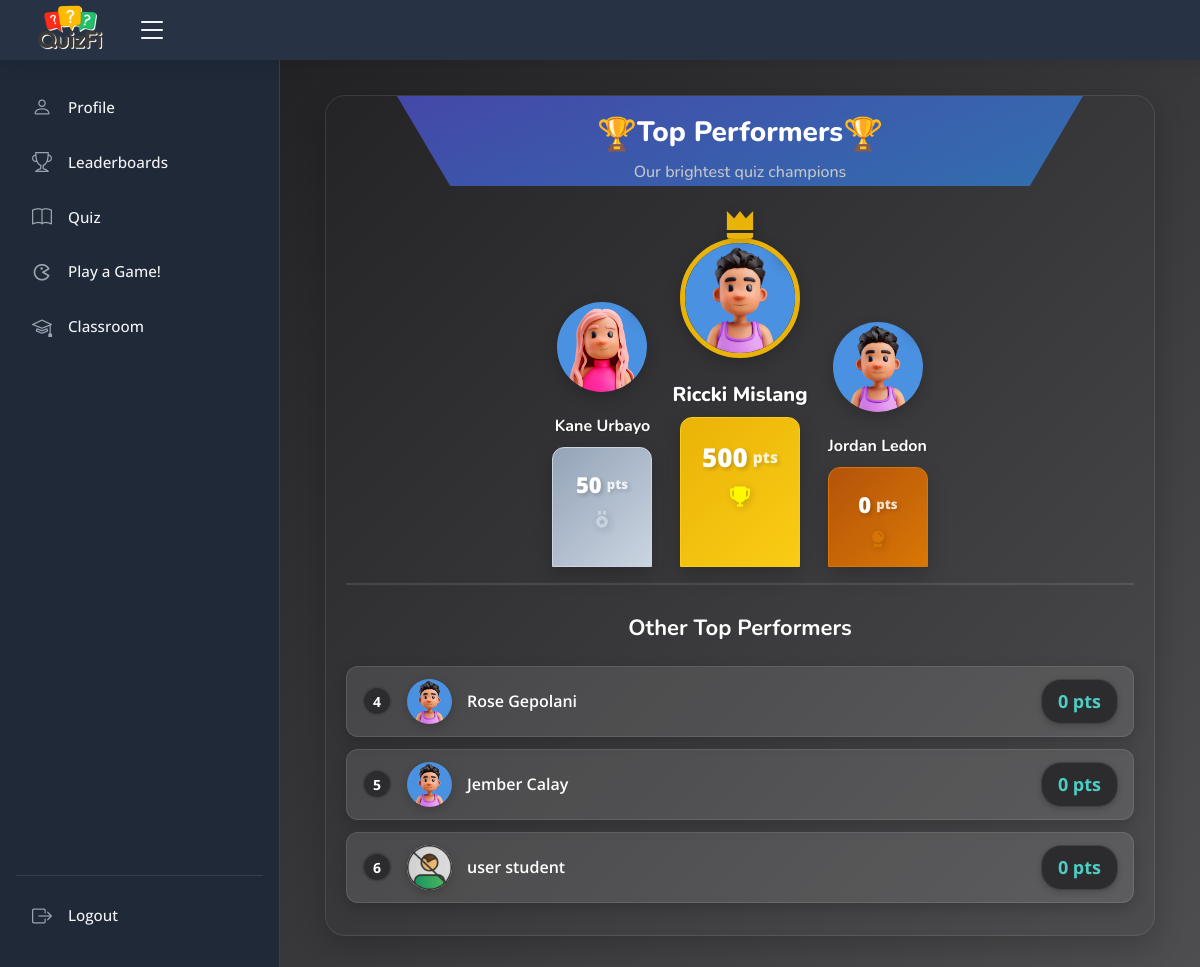
Screenshot of /students/leaderboard.php (signed in) with the database file from the repository.
### tables this page shows
CREATE TABLE IF NOT EXISTS `students` (
  `student_id` int NOT NULL AUTO_INCREMENT,
  `user_id` int NOT NULL,
  `lastname` varchar(255) NOT NULL,
  `firstname` varchar(255) NOT NULL,
  `year` varchar(255) NOT NULL,
  `department` varchar(255) NOT NULL,
  `score` int NOT NULL DEFAULT '0',
  `duration` int NOT NULL DEFAULT '0',
  `status` enum('active','inactive') NOT NULL DEFAULT 'inactive',
  `start_time` timestamp NOT NULL,
  `ranking_id` int DEFAULT NULL,
  `ip_address` varchar(255) DEFAULT NULL,
  `profile_path` text,
  `id_photo` varchar(255) NOT NULL,
  PRIMARY KEY (`student_id`),
  UNIQUE KEY `ranking_id` (`ranking_id`),
  KEY `user_id` (`user_id`)
);

### students/leaderboard.php (the view, shortened to what this page needs)
<?php
include('includes/header.php');
include('includes/session.php');
?>
<link rel="stylesheet" href="css/loading-screen.css">
<link rel="stylesheet" href="css/leaderboard.css">
<body>
    <header id="header" class="header fixed-top d-flex align-items-center">
        <?php include 'includes/nav-top.php'; ?>
        <?php include 'includes/sidebar.php'; ?>
        <main id="main" class="main">
            <div class="leaderboard-container">
                <div class="leaderboard-header">
                    <div class="d-flex flex-row justify-content-center">
                        <h1>🏆</h1>
                        <h2>Top Performers</h2>
                        <h1>🏆</h1>
                    </div>
                    <p>Our brightest quiz champions</p>
                </div>
                <?php
                $query = "SELECT s.*,
                     (SELECT COUNT(*) FROM students qa
                      WHERE qa.student_id = s.student_id AND qa.score IS NOT NULL) as total_quizzes,
                     (SELECT SUM(score) FROM students qa
                      WHERE qa.student_id = s.student_id) as total_score
                     FROM students s
                     WHERE (SELECT SUM(score) FROM students qa
                           WHERE qa.student_id = s.student_id) IS NOT NULL
                     ORDER BY total_score DESC
                     LIMIT 8";
                $result = $conn->query($query);
                if ($result && $result->num_rows > 0) {
                    $topStudents = array();
                    while ($row = $result->fetch_assoc()) {
                        $topStudents[] = $row;
                    }
                    ?>
                    <div class="podium-container">
                        <?php
                        for ($i = 0; $i < 3; $i++) {
                            $position = $i + 1;
                            $student = isset($topStudents[$i]) ? $topStudents[$i] : null;
                            ?>
                            <div class="podium-item position-<?php echo $position; ?>">
                                <?php if ($position == 1) { ?>
                                    <i class='bx bxs-crown crown'></i>
                                <?php } ?>
                                <div class="avatar-container">
                                    <img src="<?php echo $student ? ($student['profile_path'] ?? 'assets/avatars/no-profile.jpg') : 'assets/avatars/no-profile.jpg'; ?>"
                                        alt="Player <?php echo $position; ?>">
                                    <div class="rank-badge"><?php echo $position; ?></div>
                                </div>
                                <h3 class="player-name">
                                    <?php echo $student ? $student['firstname'] . ' ' . $student['lastname'] : 'Position ' . $position; ?>
                                </h3>
                                <div class="podium-base">
                                    <div class="score" data-score="<?php echo $student ? $student['total_score'] : '0'; ?>">
                                        <?php echo $student ? $student['total_score'] : '0'; ?>
                                    </div>
                                    <?php
                                    $icon = '';
                                    switch ($position) {
                                        case 1:
                                            $icon = '<i class="bx bxs-trophy"></i>';
                                            break;
                                        case 2:
                                            $icon = '<i class="bx bxs-medal"></i>';
                                            break;
                                        case 3:
                                            $icon = '<i class="bx bxs-award"></i>';
                                            break;
                                    }
                                    echo $icon;
                                    ?>
                                </div>
                            </div>
                            <?php
                        }
                        ?>
                    </div>
                    <?php
                } else {
                    echo "<p class='text-center'>No quiz attempts recorded yet.</p>";
                }
                ?>
                <?php if (count($topStudents) > 3) { ?>
                    <div class="remaining-leaders">
                        <h2>Other Top Performers</h2>
                        <div class="leaders-list">
                            <?php
                            for ($i = 3; $i < count($topStudents); $i++) {
                                $position = $i + 1;
                                $student = $topStudents[$i];
                                ?>
                                <div class="leader-item">
                                    <div class="leader-rank"><?php echo $position; ?></div>
                                    <div class="leader-avatar">
                                        <img src="<?php echo $student ? ($student['profile_path'] ?? 'assets/avatars/no-profile.jpg') : 'assets/avatars/no-profile.jpg'; ?>"
                                            alt="Player <?php echo $position; ?>">
                                    </div>
                                    <div class="leader-info">
                                        <div class="leader-name">
                                            <?php echo $student['firstname'] . ' ' . $student['lastname']; ?>
                                        </div>
                                        <div class="leader-score" data-score="<?php echo $student['total_score']; ?>">
                                            <?php echo $student['total_score']; ?> pts
                                        </div>
                                    </div>
                                </div>
                            <?php } ?>
                        </div>
                    </div>
                <?php } ?>
            </div>
        </main>
</body>
</html>

### students/css/style.css (style rules this page uses)
body { background: var(--background); font-family: "Open Sans", sans-serif; color: #444444; }
h1, h2, h3, h4, h5, h6 { font-family: "Nunito", sans-serif; }
#main { margin-top: 60px; padding: 20px 30px; transition: all 0.3s; }
.header { transition: all 0.5s; z-index: 997; height: 60px; box-shadow: 0px 2px 20px rgba(0, 0, 0, 0.1); background-color: #273345; padding-left: 20px; }

### students/css/sidebar.css (style rules this page uses)
@media (min-width: 1200px) { #main, #footer { margin-left: 280px; } }

### rows the page displays
students: profile_path (picture), firstname "Riccki", lastname "Mislang", total_score "500"
students: profile_path (picture), firstname "Kane", lastname "Urbayo", total_score "50"
students: profile_path (picture), firstname "Jordan", lastname "Ledon", total_score "0"
students: position "4", profile_path (picture), firstname "Rose", lastname "Gepolani", total_score "0"
students: position "5", profile_path (picture), firstname "Jember", lastname "Calay", total_score "0"
students: position "6", profile_path (picture), firstname "user", lastname "student", total_score "0"
